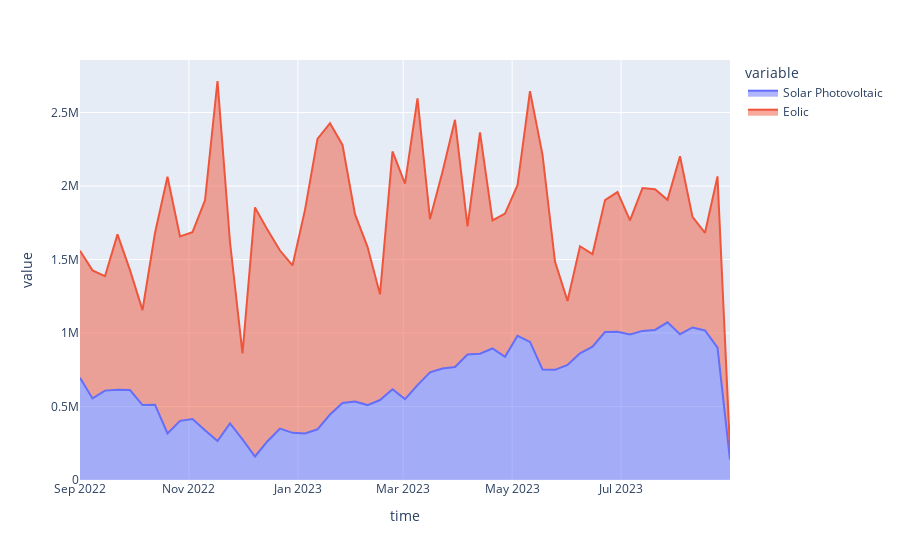

Here is the notebook cell this chart was saved with:
### Code cell
fig = px.area(data_frame=df_renewable_weekly, 
              x=df_renewable_weekly.index, 
              y=['Solar Photovoltaic', 'Eolic'],
              )
fig
